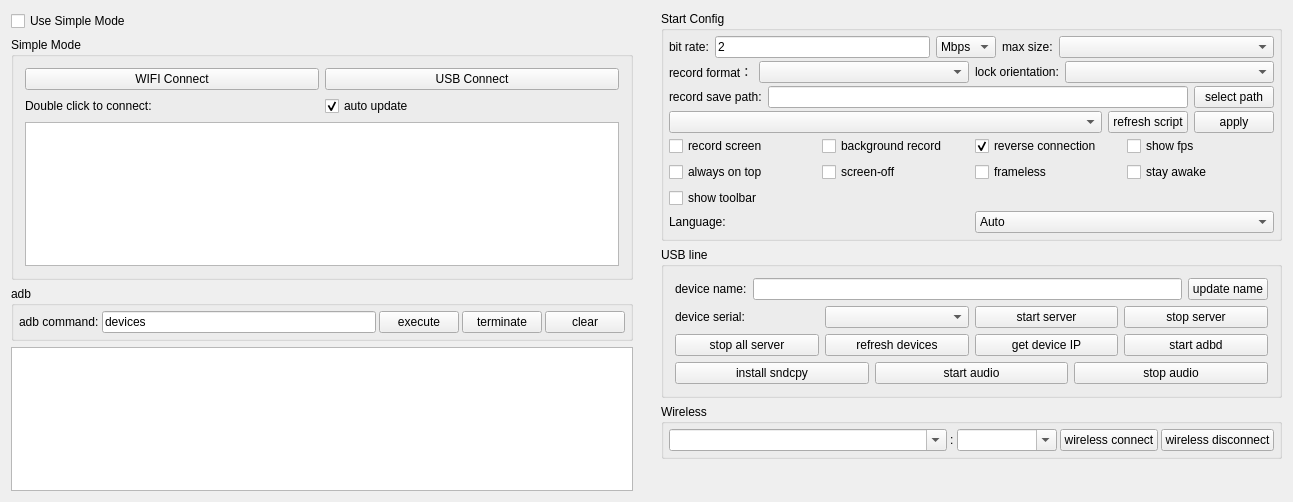
<?xml version="1.0" encoding="UTF-8"?>
<ui version="4.0">
 <class>Widget</class>
 <widget class="QWidget" name="Widget">
  <property name="geometry">
   <rect>
    <x>0</x>
    <y>0</y>
    <width>1293</width>
    <height>502</height>
   </rect>
  </property>
  <property name="windowTitle">
   <string notr="true">QtScrcpy</string>
  </property>
  <layout class="QHBoxLayout" name="horizontalLayout_11">
   <property name="leftMargin">
    <number>0</number>
   </property>
   <property name="topMargin">
    <number>0</number>
   </property>
   <property name="rightMargin">
    <number>0</number>
   </property>
   <property name="bottomMargin">
    <number>0</number>
   </property>
   <item>
    <widget class="QWidget" name="leftWidget" native="true">
     <property name="sizePolicy">
      <sizepolicy hsizetype="Preferred" vsizetype="Preferred">
       <horstretch>0</horstretch>
       <verstretch>0</verstretch>
      </sizepolicy>
     </property>
     <layout class="QVBoxLayout" name="verticalLayout_5">
      <item>
       <widget class="QCheckBox" name="useSingleModeCheck">
        <property name="sizePolicy">
         <sizepolicy hsizetype="Preferred" vsizetype="Maximum">
          <horstretch>0</horstretch>
          <verstretch>0</verstretch>
         </sizepolicy>
        </property>
        <property name="styleSheet">
         <string notr="true"/>
        </property>
        <property name="text">
         <string>Use Simple Mode</string>
        </property>
        <property name="checked">
         <bool>false</bool>
        </property>
       </widget>
      </item>
      <item>
       <widget class="QGroupBox" name="simpleGroupBox">
        <property name="sizePolicy">
         <sizepolicy hsizetype="Preferred" vsizetype="Preferred">
          <horstretch>0</horstretch>
          <verstretch>0</verstretch>
         </sizepolicy>
        </property>
        <property name="title">
         <string>Simple Mode</string>
        </property>
        <property name="checkable">
         <bool>false</bool>
        </property>
        <layout class="QVBoxLayout" name="verticalLayout_4">
         <item>
          <layout class="QHBoxLayout" name="horizontalLayout_9">
           <item>
            <widget class="QPushButton" name="wifiConnectBtn">
             <property name="sizePolicy">
              <sizepolicy hsizetype="Preferred" vsizetype="Maximum">
               <horstretch>0</horstretch>
               <verstretch>0</verstretch>
              </sizepolicy>
             </property>
             <property name="text">
              <string>WIFI Connect</string>
             </property>
            </widget>
           </item>
           <item>
            <widget class="QPushButton" name="usbConnectBtn">
             <property name="sizePolicy">
              <sizepolicy hsizetype="Preferred" vsizetype="Maximum">
               <horstretch>0</horstretch>
               <verstretch>0</verstretch>
              </sizepolicy>
             </property>
             <property name="text">
              <string>USB Connect</string>
             </property>
            </widget>
           </item>
          </layout>
         </item>
         <item>
          <layout class="QHBoxLayout" name="horizontalLayout_13">
           <property name="topMargin">
            <number>0</number>
           </property>
           <item>
            <widget class="QLabel" name="label_10">
             <property name="sizePolicy">
              <sizepolicy hsizetype="Preferred" vsizetype="Preferred">
               <horstretch>0</horstretch>
               <verstretch>0</verstretch>
              </sizepolicy>
             </property>
             <property name="text">
              <string>Double click to connect:</string>
             </property>
            </widget>
           </item>
           <item>
            <widget class="QCheckBox" name="autoUpdatecheckBox">
             <property name="sizePolicy">
              <sizepolicy hsizetype="Preferred" vsizetype="Preferred">
               <horstretch>0</horstretch>
               <verstretch>0</verstretch>
              </sizepolicy>
             </property>
             <property name="text">
              <string>auto update</string>
             </property>
             <property name="checked">
              <bool>true</bool>
             </property>
            </widget>
           </item>
          </layout>
         </item>
         <item>
          <widget class="QListWidget" name="connectedPhoneList">
           <property name="sizePolicy">
            <sizepolicy hsizetype="Preferred" vsizetype="Preferred">
             <horstretch>0</horstretch>
             <verstretch>0</verstretch>
            </sizepolicy>
           </property>
          </widget>
         </item>
        </layout>
       </widget>
      </item>
      <item>
       <widget class="QGroupBox" name="adbGroupBox">
        <property name="sizePolicy">
         <sizepolicy hsizetype="Preferred" vsizetype="Maximum">
          <horstretch>0</horstretch>
          <verstretch>0</verstretch>
         </sizepolicy>
        </property>
        <property name="title">
         <string notr="true">adb</string>
        </property>
        <layout class="QHBoxLayout" name="horizontalLayout_2">
         <property name="spacing">
          <number>3</number>
         </property>
         <property name="leftMargin">
          <number>5</number>
         </property>
         <property name="topMargin">
          <number>5</number>
         </property>
         <property name="rightMargin">
          <number>5</number>
         </property>
         <property name="bottomMargin">
          <number>5</number>
         </property>
         <item>
          <widget class="QLabel" name="label_7">
           <property name="sizePolicy">
            <sizepolicy hsizetype="Maximum" vsizetype="Preferred">
             <horstretch>0</horstretch>
             <verstretch>0</verstretch>
            </sizepolicy>
           </property>
           <property name="text">
            <string>adb command:</string>
           </property>
           <property name="buddy">
            <cstring>adbCommandEdt</cstring>
           </property>
          </widget>
         </item>
         <item>
          <widget class="QLineEdit" name="adbCommandEdt">
           <property name="sizePolicy">
            <sizepolicy hsizetype="MinimumExpanding" vsizetype="Preferred">
             <horstretch>0</horstretch>
             <verstretch>0</verstretch>
            </sizepolicy>
           </property>
           <property name="text">
            <string notr="true">devices</string>
           </property>
          </widget>
         </item>
         <item>
          <widget class="QPushButton" name="adbCommandBtn">
           <property name="sizePolicy">
            <sizepolicy hsizetype="Maximum" vsizetype="Preferred">
             <horstretch>0</horstretch>
             <verstretch>0</verstretch>
            </sizepolicy>
           </property>
           <property name="text">
            <string>execute</string>
           </property>
          </widget>
         </item>
         <item>
          <widget class="QPushButton" name="stopAdbBtn">
           <property name="sizePolicy">
            <sizepolicy hsizetype="Maximum" vsizetype="Preferred">
             <horstretch>0</horstretch>
             <verstretch>0</verstretch>
            </sizepolicy>
           </property>
           <property name="text">
            <string>terminate</string>
           </property>
          </widget>
         </item>
         <item>
          <widget class="QPushButton" name="clearOut">
           <property name="sizePolicy">
            <sizepolicy hsizetype="Maximum" vsizetype="Preferred">
             <horstretch>0</horstretch>
             <verstretch>0</verstretch>
            </sizepolicy>
           </property>
           <property name="text">
            <string>clear</string>
           </property>
          </widget>
         </item>
        </layout>
       </widget>
      </item>
      <item>
       <widget class="QTextEdit" name="outEdit">
        <property name="sizePolicy">
         <sizepolicy hsizetype="Preferred" vsizetype="Preferred">
          <horstretch>0</horstretch>
          <verstretch>0</verstretch>
         </sizepolicy>
        </property>
        <property name="focusPolicy">
         <enum>Qt::NoFocus</enum>
        </property>
        <property name="documentTitle">
         <string/>
        </property>
        <property name="readOnly">
         <bool>true</bool>
        </property>
       </widget>
      </item>
     </layout>
    </widget>
   </item>
   <item>
    <widget class="QWidget" name="rightWidget" native="true">
     <property name="sizePolicy">
      <sizepolicy hsizetype="MinimumExpanding" vsizetype="Preferred">
       <horstretch>0</horstretch>
       <verstretch>0</verstretch>
      </sizepolicy>
     </property>
     <layout class="QVBoxLayout" name="verticalLayout_6">
      <item>
       <widget class="QGroupBox" name="configGroupBox">
        <property name="sizePolicy">
         <sizepolicy hsizetype="Preferred" vsizetype="Preferred">
          <horstretch>0</horstretch>
          <verstretch>0</verstretch>
         </sizepolicy>
        </property>
        <property name="title">
         <string>Start Config</string>
        </property>
        <layout class="QVBoxLayout" name="verticalLayout_3">
         <property name="spacing">
          <number>3</number>
         </property>
         <property name="leftMargin">
          <number>5</number>
         </property>
         <property name="topMargin">
          <number>5</number>
         </property>
         <property name="rightMargin">
          <number>5</number>
         </property>
         <property name="bottomMargin">
          <number>5</number>
         </property>
         <item>
          <widget class="QWidget" name="configWidget1" native="true">
           <property name="sizePolicy">
            <sizepolicy hsizetype="Preferred" vsizetype="Preferred">
             <horstretch>0</horstretch>
             <verstretch>0</verstretch>
            </sizepolicy>
           </property>
           <layout class="QHBoxLayout" name="horizontalLayout_5">
            <property name="leftMargin">
             <number>0</number>
            </property>
            <property name="topMargin">
             <number>0</number>
            </property>
            <property name="rightMargin">
             <number>0</number>
            </property>
            <property name="bottomMargin">
             <number>0</number>
            </property>
            <item>
             <widget class="QLabel" name="label_3">
              <property name="sizePolicy">
               <sizepolicy hsizetype="Maximum" vsizetype="Preferred">
                <horstretch>0</horstretch>
                <verstretch>0</verstretch>
               </sizepolicy>
              </property>
              <property name="text">
               <string>bit rate:</string>
              </property>
             </widget>
            </item>
            <item>
             <widget class="QLineEdit" name="bitRateEdit">
              <property name="sizePolicy">
               <sizepolicy hsizetype="Preferred" vsizetype="Preferred">
                <horstretch>0</horstretch>
                <verstretch>0</verstretch>
               </sizepolicy>
              </property>
              <property name="text">
               <string notr="true">2</string>
              </property>
             </widget>
            </item>
            <item>
             <widget class="QComboBox" name="bitRateBox">
              <property name="sizePolicy">
               <sizepolicy hsizetype="Maximum" vsizetype="Preferred">
                <horstretch>0</horstretch>
                <verstretch>0</verstretch>
               </sizepolicy>
              </property>
              <property name="toolTip">
               <string/>
              </property>
              <property name="currentText">
               <string notr="true">Mbps</string>
              </property>
              <item>
               <property name="text">
                <string notr="true">Mbps</string>
               </property>
              </item>
              <item>
               <property name="text">
                <string notr="true">Kbps</string>
               </property>
              </item>
             </widget>
            </item>
            <item>
             <widget class="QLabel" name="label_4">
              <property name="sizePolicy">
               <sizepolicy hsizetype="Maximum" vsizetype="Preferred">
                <horstretch>0</horstretch>
                <verstretch>0</verstretch>
               </sizepolicy>
              </property>
              <property name="text">
               <string>max size:</string>
              </property>
             </widget>
            </item>
            <item>
             <widget class="QComboBox" name="maxSizeBox">
              <property name="sizePolicy">
               <sizepolicy hsizetype="Preferred" vsizetype="Preferred">
                <horstretch>0</horstretch>
                <verstretch>0</verstretch>
               </sizepolicy>
              </property>
              <property name="toolTip">
               <string/>
              </property>
             </widget>
            </item>
           </layout>
          </widget>
         </item>
         <item>
          <widget class="QWidget" name="configWidget5" native="true">
           <property name="sizePolicy">
            <sizepolicy hsizetype="Preferred" vsizetype="Preferred">
             <horstretch>0</horstretch>
             <verstretch>0</verstretch>
            </sizepolicy>
           </property>
           <layout class="QHBoxLayout" name="horizontalLayout_7">
            <property name="leftMargin">
             <number>0</number>
            </property>
            <property name="topMargin">
             <number>0</number>
            </property>
            <property name="rightMargin">
             <number>0</number>
            </property>
            <property name="bottomMargin">
             <number>0</number>
            </property>
            <item>
             <widget class="QLabel" name="label_6">
              <property name="sizePolicy">
               <sizepolicy hsizetype="Maximum" vsizetype="Preferred">
                <horstretch>0</horstretch>
                <verstretch>0</verstretch>
               </sizepolicy>
              </property>
              <property name="text">
               <string>record format：</string>
              </property>
             </widget>
            </item>
            <item>
             <widget class="QComboBox" name="formatBox">
              <property name="sizePolicy">
               <sizepolicy hsizetype="Preferred" vsizetype="Preferred">
                <horstretch>0</horstretch>
                <verstretch>0</verstretch>
               </sizepolicy>
              </property>
             </widget>
            </item>
            <item>
             <widget class="QLabel" name="label_8">
              <property name="sizePolicy">
               <sizepolicy hsizetype="Maximum" vsizetype="Preferred">
                <horstretch>0</horstretch>
                <verstretch>0</verstretch>
               </sizepolicy>
              </property>
              <property name="text">
               <string>lock orientation:</string>
              </property>
             </widget>
            </item>
            <item>
             <widget class="QComboBox" name="lockOrientationBox">
              <property name="sizePolicy">
               <sizepolicy hsizetype="Preferred" vsizetype="Preferred">
                <horstretch>0</horstretch>
                <verstretch>0</verstretch>
               </sizepolicy>
              </property>
             </widget>
            </item>
           </layout>
          </widget>
         </item>
         <item>
          <widget class="QWidget" name="configWidget2" native="true">
           <property name="sizePolicy">
            <sizepolicy hsizetype="Preferred" vsizetype="Preferred">
             <horstretch>0</horstretch>
             <verstretch>0</verstretch>
            </sizepolicy>
           </property>
           <layout class="QHBoxLayout" name="horizontalLayout_6">
            <property name="leftMargin">
             <number>0</number>
            </property>
            <property name="topMargin">
             <number>0</number>
            </property>
            <property name="rightMargin">
             <number>0</number>
            </property>
            <property name="bottomMargin">
             <number>0</number>
            </property>
            <item>
             <widget class="QLabel" name="label_5">
              <property name="sizePolicy">
               <sizepolicy hsizetype="Preferred" vsizetype="Preferred">
                <horstretch>0</horstretch>
                <verstretch>0</verstretch>
               </sizepolicy>
              </property>
              <property name="text">
               <string>record save path:</string>
              </property>
              <property name="buddy">
               <cstring>recordPathEdt</cstring>
              </property>
             </widget>
            </item>
            <item>
             <widget class="QLineEdit" name="recordPathEdt">
              <property name="sizePolicy">
               <sizepolicy hsizetype="MinimumExpanding" vsizetype="Preferred">
                <horstretch>0</horstretch>
                <verstretch>0</verstretch>
               </sizepolicy>
              </property>
              <property name="readOnly">
               <bool>true</bool>
              </property>
             </widget>
            </item>
            <item>
             <widget class="QPushButton" name="selectRecordPathBtn">
              <property name="sizePolicy">
               <sizepolicy hsizetype="Preferred" vsizetype="Preferred">
                <horstretch>0</horstretch>
                <verstretch>0</verstretch>
               </sizepolicy>
              </property>
              <property name="text">
               <string>select path</string>
              </property>
              <property name="autoDefault">
               <bool>false</bool>
              </property>
             </widget>
            </item>
           </layout>
          </widget>
         </item>
         <item>
          <widget class="QWidget" name="configWidget4" native="true">
           <property name="sizePolicy">
            <sizepolicy hsizetype="Preferred" vsizetype="Preferred">
             <horstretch>0</horstretch>
             <verstretch>0</verstretch>
            </sizepolicy>
           </property>
           <layout class="QHBoxLayout" name="horizontalLayout_8">
            <property name="leftMargin">
             <number>0</number>
            </property>
            <property name="topMargin">
             <number>0</number>
            </property>
            <property name="rightMargin">
             <number>0</number>
            </property>
            <property name="bottomMargin">
             <number>0</number>
            </property>
            <item>
             <widget class="QComboBox" name="gameBox">
              <property name="sizePolicy">
               <sizepolicy hsizetype="MinimumExpanding" vsizetype="Preferred">
                <horstretch>0</horstretch>
                <verstretch>0</verstretch>
               </sizepolicy>
              </property>
             </widget>
            </item>
            <item>
             <widget class="QPushButton" name="refreshGameScriptBtn">
              <property name="sizePolicy">
               <sizepolicy hsizetype="Preferred" vsizetype="Preferred">
                <horstretch>0</horstretch>
                <verstretch>0</verstretch>
               </sizepolicy>
              </property>
              <property name="text">
               <string>refresh script</string>
              </property>
             </widget>
            </item>
            <item>
             <widget class="QPushButton" name="applyScriptBtn">
              <property name="sizePolicy">
               <sizepolicy hsizetype="Preferred" vsizetype="Preferred">
                <horstretch>0</horstretch>
                <verstretch>0</verstretch>
               </sizepolicy>
              </property>
              <property name="text">
               <string>apply</string>
              </property>
             </widget>
            </item>
           </layout>
          </widget>
         </item>
         <item>
          <widget class="QWidget" name="configWidget3" native="true">
           <property name="sizePolicy">
            <sizepolicy hsizetype="Preferred" vsizetype="Preferred">
             <horstretch>0</horstretch>
             <verstretch>0</verstretch>
            </sizepolicy>
           </property>
           <layout class="QGridLayout" name="gridLayout">
            <property name="leftMargin">
             <number>0</number>
            </property>
            <property name="topMargin">
             <number>0</number>
            </property>
            <property name="rightMargin">
             <number>0</number>
            </property>
            <property name="bottomMargin">
             <number>0</number>
            </property>
            <item row="0" column="4">
             <widget class="QCheckBox" name="fpsCheck">
              <property name="sizePolicy">
               <sizepolicy hsizetype="Preferred" vsizetype="Preferred">
                <horstretch>0</horstretch>
                <verstretch>0</verstretch>
               </sizepolicy>
              </property>
              <property name="text">
               <string>show fps</string>
              </property>
             </widget>
            </item>
            <item row="0" column="1">
             <widget class="QCheckBox" name="notDisplayCheck">
              <property name="sizePolicy">
               <sizepolicy hsizetype="Preferred" vsizetype="Preferred">
                <horstretch>0</horstretch>
                <verstretch>0</verstretch>
               </sizepolicy>
              </property>
              <property name="text">
               <string>background record</string>
              </property>
              <property name="checkable">
               <bool>false</bool>
              </property>
             </widget>
            </item>
            <item row="1" column="0">
             <widget class="QCheckBox" name="alwaysTopCheck">
              <property name="sizePolicy">
               <sizepolicy hsizetype="Preferred" vsizetype="Preferred">
                <horstretch>0</horstretch>
                <verstretch>0</verstretch>
               </sizepolicy>
              </property>
              <property name="text">
               <string>always on top</string>
              </property>
              <property name="checked">
               <bool>false</bool>
              </property>
             </widget>
            </item>
            <item row="0" column="0">
             <widget class="QCheckBox" name="recordScreenCheck">
              <property name="sizePolicy">
               <sizepolicy hsizetype="Preferred" vsizetype="Preferred">
                <horstretch>0</horstretch>
                <verstretch>0</verstretch>
               </sizepolicy>
              </property>
              <property name="text">
               <string>record screen</string>
              </property>
             </widget>
            </item>
            <item row="0" column="3">
             <widget class="QCheckBox" name="useReverseCheck">
              <property name="sizePolicy">
               <sizepolicy hsizetype="Preferred" vsizetype="Preferred">
                <horstretch>0</horstretch>
                <verstretch>0</verstretch>
               </sizepolicy>
              </property>
              <property name="text">
               <string>reverse connection</string>
              </property>
              <property name="checked">
               <bool>true</bool>
              </property>
             </widget>
            </item>
            <item row="1" column="1">
             <widget class="QCheckBox" name="closeScreenCheck">
              <property name="sizePolicy">
               <sizepolicy hsizetype="Preferred" vsizetype="Preferred">
                <horstretch>0</horstretch>
                <verstretch>0</verstretch>
               </sizepolicy>
              </property>
              <property name="text">
               <string>screen-off</string>
              </property>
             </widget>
            </item>
            <item row="1" column="3">
             <widget class="QCheckBox" name="framelessCheck">
              <property name="sizePolicy">
               <sizepolicy hsizetype="Preferred" vsizetype="Preferred">
                <horstretch>0</horstretch>
                <verstretch>0</verstretch>
               </sizepolicy>
              </property>
              <property name="text">
               <string>frameless</string>
              </property>
             </widget>
            </item>
            <item row="1" column="4">
             <widget class="QCheckBox" name="stayAwakeCheck">
              <property name="sizePolicy">
               <sizepolicy hsizetype="Preferred" vsizetype="Preferred">
                <horstretch>0</horstretch>
                <verstretch>0</verstretch>
               </sizepolicy>
              </property>
              <property name="text">
               <string>stay awake</string>
              </property>
             </widget>
            </item>
            <item row="2" column="0">
             <widget class="QCheckBox" name="showToolbar">
              <property name="text">
               <string>show toolbar</string>
              </property>
             </widget>
            </item>
           </layout>
          </widget>
         </item>
         <item>
          <widget class="QWidget" name="languageWidget" native="true">
           <property name="sizePolicy">
            <sizepolicy hsizetype="Preferred" vsizetype="Preferred">
             <horstretch>0</horstretch>
             <verstretch>0</verstretch>
            </sizepolicy>
           </property>
           <layout class="QHBoxLayout" name="languageLayout">
            <property name="leftMargin">
             <number>0</number>
            </property>
            <property name="topMargin">
             <number>0</number>
            </property>
            <property name="rightMargin">
             <number>0</number>
            </property>
            <property name="bottomMargin">
             <number>0</number>
            </property>
            <item>
             <widget class="QLabel" name="languageLabel">
              <property name="text">
               <string>Language:</string>
              </property>
             </widget>
            </item>
            <item>
             <widget class="QComboBox" name="languageComboBox">
              <property name="sizePolicy">
               <sizepolicy hsizetype="Preferred" vsizetype="Preferred">
                <horstretch>0</horstretch>
                <verstretch>0</verstretch>
               </sizepolicy>
              </property>
              <item>
               <property name="text">
                <string>Auto</string>
               </property>
              </item>
              <item>
               <property name="text">
                <string>English</string>
               </property>
              </item>
              <item>
               <property name="text">
                <string>中文</string>
               </property>
              </item>
              <item>
               <property name="text">
                <string>日本語</string>
               </property>
              </item>
             </widget>
            </item>
           </layout>
          </widget>
         </item>
        </layout>
       </widget>
      </item>
      <item>
       <widget class="QGroupBox" name="usbGroupBox">
        <property name="sizePolicy">
         <sizepolicy hsizetype="Preferred" vsizetype="Preferred">
          <horstretch>0</horstretch>
          <verstretch>0</verstretch>
         </sizepolicy>
        </property>
        <property name="title">
         <string>USB line</string>
        </property>
        <layout class="QVBoxLayout" name="verticalLayout">
         <item>
          <layout class="QHBoxLayout" name="horizontalLayout_10">
           <item>
            <widget class="QLabel" name="label_9">
             <property name="sizePolicy">
              <sizepolicy hsizetype="Preferred" vsizetype="Preferred">
               <horstretch>0</horstretch>
               <verstretch>0</verstretch>
              </sizepolicy>
             </property>
             <property name="text">
              <string>device name:</string>
             </property>
            </widget>
           </item>
           <item>
            <widget class="QLineEdit" name="userNameEdt">
             <property name="sizePolicy">
              <sizepolicy hsizetype="MinimumExpanding" vsizetype="Preferred">
               <horstretch>0</horstretch>
               <verstretch>0</verstretch>
              </sizepolicy>
             </property>
            </widget>
           </item>
           <item>
            <widget class="QPushButton" name="updateNameBtn">
             <property name="sizePolicy">
              <sizepolicy hsizetype="Preferred" vsizetype="Preferred">
               <horstretch>0</horstretch>
               <verstretch>0</verstretch>
              </sizepolicy>
             </property>
             <property name="text">
              <string>update name</string>
             </property>
             <property name="autoDefault">
              <bool>false</bool>
             </property>
            </widget>
           </item>
          </layout>
         </item>
         <item>
          <widget class="QWidget" name="usbWidget1" native="true">
           <property name="sizePolicy">
            <sizepolicy hsizetype="Preferred" vsizetype="Preferred">
             <horstretch>0</horstretch>
             <verstretch>0</verstretch>
            </sizepolicy>
           </property>
           <layout class="QHBoxLayout" name="horizontalLayout_3">
            <property name="leftMargin">
             <number>0</number>
            </property>
            <property name="topMargin">
             <number>0</number>
            </property>
            <property name="rightMargin">
             <number>0</number>
            </property>
            <property name="bottomMargin">
             <number>0</number>
            </property>
            <item>
             <widget class="QLabel" name="label_2">
              <property name="sizePolicy">
               <sizepolicy hsizetype="Preferred" vsizetype="Preferred">
                <horstretch>0</horstretch>
                <verstretch>0</verstretch>
               </sizepolicy>
              </property>
              <property name="text">
               <string>device serial:</string>
              </property>
             </widget>
            </item>
            <item>
             <widget class="QComboBox" name="serialBox">
              <property name="sizePolicy">
               <sizepolicy hsizetype="Preferred" vsizetype="Preferred">
                <horstretch>0</horstretch>
                <verstretch>0</verstretch>
               </sizepolicy>
              </property>
             </widget>
            </item>
            <item>
             <widget class="QPushButton" name="startServerBtn">
              <property name="sizePolicy">
               <sizepolicy hsizetype="Preferred" vsizetype="Preferred">
                <horstretch>0</horstretch>
                <verstretch>0</verstretch>
               </sizepolicy>
              </property>
              <property name="text">
               <string>start server</string>
              </property>
              <property name="autoDefault">
               <bool>false</bool>
              </property>
             </widget>
            </item>
            <item>
             <widget class="QPushButton" name="stopServerBtn">
              <property name="sizePolicy">
               <sizepolicy hsizetype="Preferred" vsizetype="Preferred">
                <horstretch>0</horstretch>
                <verstretch>0</verstretch>
               </sizepolicy>
              </property>
              <property name="text">
               <string>stop server</string>
              </property>
              <property name="autoDefault">
               <bool>false</bool>
              </property>
             </widget>
            </item>
           </layout>
          </widget>
         </item>
         <item>
          <widget class="QWidget" name="usbWidget2" native="true">
           <property name="sizePolicy">
            <sizepolicy hsizetype="Preferred" vsizetype="Preferred">
             <horstretch>0</horstretch>
             <verstretch>0</verstretch>
            </sizepolicy>
           </property>
           <layout class="QHBoxLayout" name="horizontalLayout_4">
            <property name="leftMargin">
             <number>0</number>
            </property>
            <property name="topMargin">
             <number>0</number>
            </property>
            <property name="rightMargin">
             <number>0</number>
            </property>
            <property name="bottomMargin">
             <number>0</number>
            </property>
            <item>
             <widget class="QPushButton" name="stopAllServerBtn">
              <property name="sizePolicy">
               <sizepolicy hsizetype="Preferred" vsizetype="Preferred">
                <horstretch>0</horstretch>
                <verstretch>0</verstretch>
               </sizepolicy>
              </property>
              <property name="text">
               <string>stop all server</string>
              </property>
             </widget>
            </item>
            <item>
             <widget class="QPushButton" name="updateDevice">
              <property name="sizePolicy">
               <sizepolicy hsizetype="Preferred" vsizetype="Preferred">
                <horstretch>0</horstretch>
                <verstretch>0</verstretch>
               </sizepolicy>
              </property>
              <property name="text">
               <string>refresh devices</string>
              </property>
              <property name="autoDefault">
               <bool>false</bool>
              </property>
             </widget>
            </item>
            <item>
             <widget class="QPushButton" name="getIPBtn">
              <property name="sizePolicy">
               <sizepolicy hsizetype="Preferred" vsizetype="Preferred">
                <horstretch>0</horstretch>
                <verstretch>0</verstretch>
               </sizepolicy>
              </property>
              <property name="text">
               <string>get device IP</string>
              </property>
              <property name="autoDefault">
               <bool>false</bool>
              </property>
             </widget>
            </item>
            <item>
             <widget class="QPushButton" name="startAdbdBtn">
              <property name="sizePolicy">
               <sizepolicy hsizetype="Preferred" vsizetype="Preferred">
                <horstretch>0</horstretch>
                <verstretch>0</verstretch>
               </sizepolicy>
              </property>
              <property name="text">
               <string>start adbd</string>
              </property>
              <property name="autoDefault">
               <bool>false</bool>
              </property>
             </widget>
            </item>
           </layout>
          </widget>
         </item>
         <item>
          <widget class="QWidget" name="usbWidget3" native="true">
           <layout class="QHBoxLayout" name="horizontalLayout_12">
            <property name="leftMargin">
             <number>0</number>
            </property>
            <property name="topMargin">
             <number>0</number>
            </property>
            <property name="rightMargin">
             <number>0</number>
            </property>
            <property name="bottomMargin">
             <number>0</number>
            </property>
            <item>
             <widget class="QPushButton" name="installSndcpyBtn">
              <property name="sizePolicy">
               <sizepolicy hsizetype="Preferred" vsizetype="Preferred">
                <horstretch>0</horstretch>
                <verstretch>0</verstretch>
               </sizepolicy>
              </property>
              <property name="text">
               <string>install sndcpy</string>
              </property>
             </widget>
            </item>
            <item>
             <widget class="QPushButton" name="startAudioBtn">
              <property name="sizePolicy">
               <sizepolicy hsizetype="Preferred" vsizetype="Preferred">
                <horstretch>0</horstretch>
                <verstretch>0</verstretch>
               </sizepolicy>
              </property>
              <property name="text">
               <string>start audio</string>
              </property>
             </widget>
            </item>
            <item>
             <widget class="QPushButton" name="stopAudioBtn">
              <property name="sizePolicy">
               <sizepolicy hsizetype="Preferred" vsizetype="Preferred">
                <horstretch>0</horstretch>
                <verstretch>0</verstretch>
               </sizepolicy>
              </property>
              <property name="text">
               <string>stop audio</string>
              </property>
             </widget>
            </item>
           </layout>
          </widget>
         </item>
        </layout>
       </widget>
      </item>
      <item>
       <widget class="QGroupBox" name="wirelessGroupBox">
        <property name="sizePolicy">
         <sizepolicy hsizetype="Preferred" vsizetype="Preferred">
          <horstretch>0</horstretch>
          <verstretch>0</verstretch>
         </sizepolicy>
        </property>
        <property name="title">
         <string>Wireless</string>
        </property>
        <layout class="QHBoxLayout" name="horizontalLayout">
         <property name="spacing">
          <number>3</number>
         </property>
         <property name="leftMargin">
          <number>5</number>
         </property>
         <property name="topMargin">
          <number>5</number>
         </property>
         <property name="rightMargin">
          <number>5</number>
         </property>
         <property name="bottomMargin">
          <number>5</number>
         </property>
         <item>
          <widget class="QComboBox" name="deviceIpEdt">
           <property name="sizePolicy">
            <sizepolicy hsizetype="MinimumExpanding" vsizetype="Preferred">
             <horstretch>0</horstretch>
             <verstretch>0</verstretch>
            </sizepolicy>
           </property>
           <property name="minimumSize">
            <size>
             <width>200</width>
             <height>0</height>
            </size>
           </property>
           <property name="editable">
            <bool>true</bool>
           </property>
           <property name="currentText">
            <string/>
           </property>
          </widget>
         </item>
         <item>
          <widget class="QLabel" name="label">
           <property name="sizePolicy">
            <sizepolicy hsizetype="Maximum" vsizetype="Preferred">
             <horstretch>0</horstretch>
             <verstretch>0</verstretch>
            </sizepolicy>
           </property>
           <property name="text">
            <string notr="true">:</string>
           </property>
          </widget>
         </item>
         <item>
          <widget class="QComboBox" name="devicePortEdt">
           <property name="sizePolicy">
            <sizepolicy hsizetype="Maximum" vsizetype="Preferred">
             <horstretch>0</horstretch>
             <verstretch>0</verstretch>
            </sizepolicy>
           </property>
           <property name="minimumSize">
            <size>
             <width>100</width>
             <height>0</height>
            </size>
           </property>
           <property name="editable">
            <bool>true</bool>
           </property>
           <property name="currentText">
            <string/>
           </property>
          </widget>
         </item>
         <item>
          <widget class="QPushButton" name="wirelessConnectBtn">
           <property name="sizePolicy">
            <sizepolicy hsizetype="Preferred" vsizetype="Preferred">
             <horstretch>0</horstretch>
             <verstretch>0</verstretch>
            </sizepolicy>
           </property>
           <property name="text">
            <string>wireless connect</string>
           </property>
           <property name="autoDefault">
            <bool>false</bool>
           </property>
          </widget>
         </item>
         <item>
          <widget class="QPushButton" name="wirelessDisConnectBtn">
           <property name="sizePolicy">
            <sizepolicy hsizetype="Preferred" vsizetype="Preferred">
             <horstretch>0</horstretch>
             <verstretch>0</verstretch>
            </sizepolicy>
           </property>
           <property name="text">
            <string>wireless disconnect</string>
           </property>
           <property name="autoDefault">
            <bool>false</bool>
           </property>
          </widget>
         </item>
        </layout>
       </widget>
      </item>
      <item>
       <spacer name="verticalSpacer">
        <property name="sizePolicy">
         <sizepolicy hsizetype="Minimum" vsizetype="Expanding">
          <horstretch>0</horstretch>
          <verstretch>0</verstretch>
         </sizepolicy>
        </property>
        <property name="orientation">
         <enum>Qt::Vertical</enum>
        </property>
        <property name="sizeType">
         <enum>QSizePolicy::Expanding</enum>
        </property>
        <property name="sizeHint" stdset="0">
         <size>
          <width>40</width>
          <height>20</height>
         </size>
        </property>
       </spacer>
      </item>
     </layout>
    </widget>
   </item>
  </layout>
 </widget>
 <layoutdefault spacing="6" margin="11"/>
 <tabstops>
  <tabstop>deviceIpEdt</tabstop>
  <tabstop>devicePortEdt</tabstop>
  <tabstop>wirelessConnectBtn</tabstop>
  <tabstop>wirelessDisConnectBtn</tabstop>
  <tabstop>adbCommandEdt</tabstop>
  <tabstop>adbCommandBtn</tabstop>
  <tabstop>stopAdbBtn</tabstop>
  <tabstop>clearOut</tabstop>
 </tabstops>
 <resources/>
 <connections/>
</ui>
